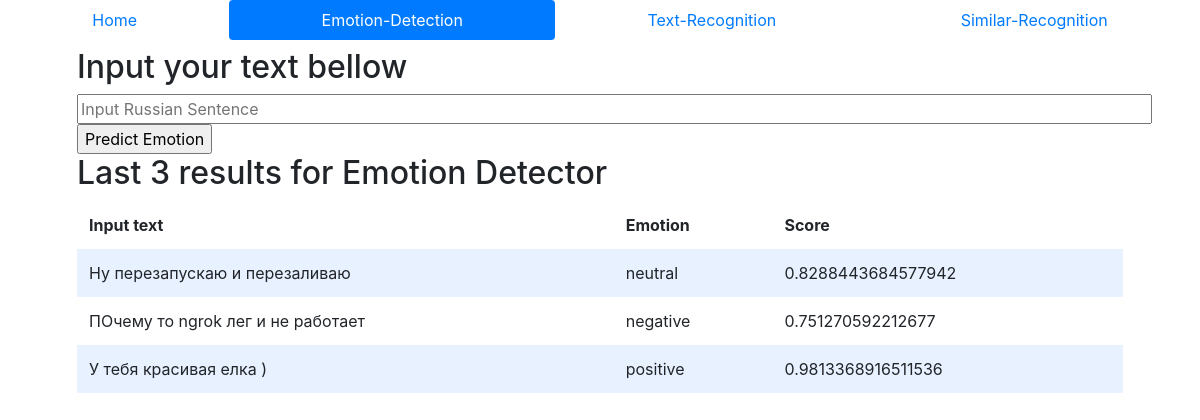
/emotion-detection, run on an earlier commit of the app's database.
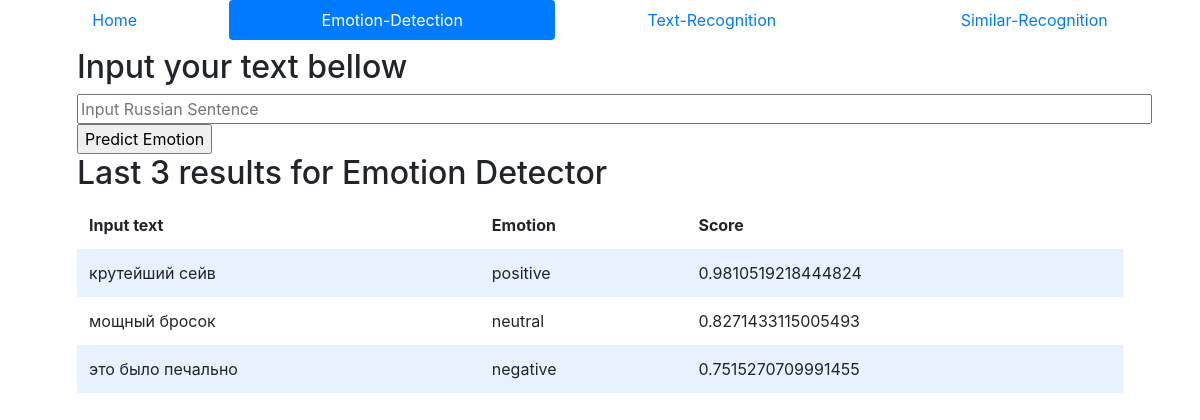
And on a later commit of the database.
### tables this page shows
CREATE TABLE emotion(id INTEGER PRIMARY KEY AUTOINCREMENT, input TEXT NOT NULL, output TEXT NOT NULL, score FLOAT NOT NULL);

### app.py (the view)
@app.route("/emotion-detection", methods=["GET", "POST"])
def emotion():
    if request.method == "POST":
        text_input = request.form.get("text_input")
        if not text_input:  # If there is no name, showing erros page
            return render_template("error.html", message="Missing text, try again")
        predict = Sentiment_ru.inference(txt=text_input)
        db.execute("INSERT INTO emotion (input, output, score) VALUES(?, ?, ?)", text_input, predict[0], predict[1])
        results = db.execute("SELECT * FROM emotion ORDER BY id DESC LIMIT 4")
        return render_template("emotion-detection.html", results=results)
    else:
        results = db.execute("SELECT * FROM emotion ORDER BY id DESC LIMIT 3")
        return render_template("emotion-detection.html", results=results)

### app.py (called while the page is built)
@app.after_request
def after_request(response):
    response.headers["Cache-Control"] = "no-cache, no-store, must-revalidate"
    response.headers["Expires"] = 0
    response.headers["Pragma"] = "no-cache"
    return response

### templates/emotion-detection.html (shortened to what this page needs)
<!DOCTYPE html>
<html lang="en">
    <head>
        <link rel="stylesheet" href="https://cdn.jsdelivr.net/npm/bootstrap@4.5.3/dist/css/bootstrap.min.css">
        <link href="static/styles.css" rel="stylesheet">
    </head>
    <body>
        <nav class="nav nav-pills nav-fill">
            <li class="nav-item">
                <a class="nav-link" href="/">Home</a>
            </li>
            <li class="nav-item">
                <a class="nav-link active" href="/emotion-detection">Emotion-Detection</a>
            </li>
            <li class="nav-item">
                <a class="nav-link" href="/text-recognition">Text-Recognition</a>
            </li>
            <li class="nav-item">
                <a class="nav-link" href="/similar-recognition">Similar-Recognition</a>
            </li>
        </nav>
        <div class="container">
            <div class="section">
                <h2>Input your text bellow</h2>
                <form action="/emotion-detection" method="post">
                    <input autocomplete="off" autofocus placeholder="Input Russian Sentence" size="100" name="text_input" type="text">
                    <input type="submit" value="Predict Emotion">
                </form>
                <h2>Last 3 results for Emotion Detector</h2>
                <table>
                    <thead>
                        <tr>
                            <th>Input text</th>
                            <th>Emotion</th>
                            <th>Score</th>
                        </tr>
                    </thead>
                    <tbody>
                        {% for result in results %}
                            <tr>
                                <td>{{ result.input }}</td>
                                <td>{{ result.output }}</td>
                                <td>{{ result.score }}</td>
                            </tr>
                        {% endfor %}
                    </tbody>
                </table>
            </div>
        </div>
    </body>
</html>

### static/styles.css (style rules this page uses)
.section { padding-bottom: 1rem; padding-left: 2rem; padding-right: 2rem; padding-top: 0.5rem; }
table { background-color: transparent; margin-bottom: 1rem; width: 100%; }
table th, table td { padding: 0.75rem; vertical-align: middle; }
tbody tr:nth-of-type(odd) { background-color: rgb(179, 208, 255, 0.3) }

What changed in the data, as far as the page shows it:
no longer on this page (row unchanged): emotion: input "Ну перезапускаю и перезаливаю", output "neutral", score "0.8288443684577942"
no longer on this page (row unchanged): emotion: input "ПОчему то ngrok лег и не работает", output "negative", score "0.751270592212677"
no longer on this page (row unchanged): emotion: input "У тебя красивая елка )", output "positive", score "0.9813368916511536"
added emotion: input "крутейший сейв", output "positive", score "0.9810519218444824"
added emotion: input "мощный бросок", output "neutral", score "0.8271433115005493"
added emotion: input "это было печально", output "negative", score "0.7515270709991455"
